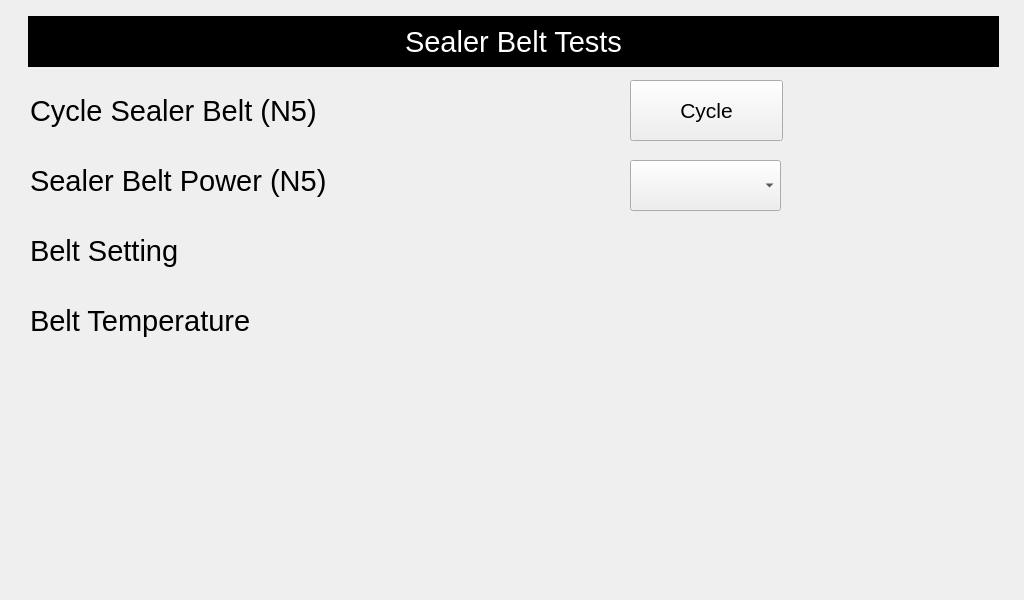
<?xml version="1.0" encoding="UTF-8"?>
<ui version="4.0">
 <class>serviceNewWrapperTestSealerBelt</class>
 <widget class="QWidget" name="serviceNewWrapperTestSealerBelt">
  <property name="geometry">
   <rect>
    <x>0</x>
    <y>0</y>
    <width>1024</width>
    <height>600</height>
   </rect>
  </property>
  <property name="font">
   <font>
    <pointsize>22</pointsize>
   </font>
  </property>
  <property name="windowTitle">
   <string>Form</string>
  </property>
  <widget class="QLabel" name="label">
   <property name="geometry">
    <rect>
     <x>28</x>
     <y>16</y>
     <width>971</width>
     <height>51</height>
    </rect>
   </property>
   <property name="font">
    <font>
     <pointsize>22</pointsize>
    </font>
   </property>
   <property name="styleSheet">
    <string notr="true">background-color: rgb(0, 0, 0);
color: rgb(255, 255, 255);</string>
   </property>
   <property name="text">
    <string>Sealer Belt Tests</string>
   </property>
   <property name="alignment">
    <set>Qt::AlignCenter</set>
   </property>
  </widget>
  <widget class="QLabel" name="lblProductNumber_2">
   <property name="geometry">
    <rect>
     <x>30</x>
     <y>90</y>
     <width>571</width>
     <height>41</height>
    </rect>
   </property>
   <property name="text">
    <string>Cycle Sealer Belt (N5)</string>
   </property>
   <property name="alignment">
    <set>Qt::AlignLeading|Qt::AlignLeft|Qt::AlignVCenter</set>
   </property>
  </widget>
  <widget class="QPushButton" name="btnCycleSealerBelt">
   <property name="geometry">
    <rect>
     <x>630</x>
     <y>80</y>
     <width>153</width>
     <height>61</height>
    </rect>
   </property>
   <property name="sizePolicy">
    <sizepolicy hsizetype="Preferred" vsizetype="Preferred">
     <horstretch>0</horstretch>
     <verstretch>0</verstretch>
    </sizepolicy>
   </property>
   <property name="minimumSize">
    <size>
     <width>129</width>
     <height>61</height>
    </size>
   </property>
   <property name="maximumSize">
    <size>
     <width>171</width>
     <height>61</height>
    </size>
   </property>
   <property name="font">
    <font>
     <pointsize>16</pointsize>
    </font>
   </property>
   <property name="text">
    <string>Cycle</string>
   </property>
  </widget>
  <widget class="QLabel" name="lblProductNumber_3">
   <property name="geometry">
    <rect>
     <x>30</x>
     <y>160</y>
     <width>571</width>
     <height>41</height>
    </rect>
   </property>
   <property name="text">
    <string>Sealer Belt Power (N5)</string>
   </property>
   <property name="alignment">
    <set>Qt::AlignLeading|Qt::AlignLeft|Qt::AlignVCenter</set>
   </property>
  </widget>
  <widget class="QLabel" name="lblProductNumber_4">
   <property name="geometry">
    <rect>
     <x>30</x>
     <y>230</y>
     <width>531</width>
     <height>41</height>
    </rect>
   </property>
   <property name="text">
    <string>Belt Setting</string>
   </property>
   <property name="alignment">
    <set>Qt::AlignLeading|Qt::AlignLeft|Qt::AlignVCenter</set>
   </property>
  </widget>
  <widget class="QLabel" name="lblProductNumber_5">
   <property name="geometry">
    <rect>
     <x>30</x>
     <y>300</y>
     <width>531</width>
     <height>41</height>
    </rect>
   </property>
   <property name="text">
    <string>Belt Temperature</string>
   </property>
   <property name="alignment">
    <set>Qt::AlignLeading|Qt::AlignLeft|Qt::AlignVCenter</set>
   </property>
  </widget>
  <widget class="QComboBox" name="cboxSealerBeltPower">
   <property name="geometry">
    <rect>
     <x>630</x>
     <y>160</y>
     <width>151</width>
     <height>51</height>
    </rect>
   </property>
  </widget>
  <widget class="QLabel" name="lblBeltSettingTemperature">
   <property name="geometry">
    <rect>
     <x>500</x>
     <y>230</y>
     <width>531</width>
     <height>41</height>
    </rect>
   </property>
   <property name="text">
    <string notr="true"/>
   </property>
   <property name="alignment">
    <set>Qt::AlignLeading|Qt::AlignLeft|Qt::AlignVCenter</set>
   </property>
  </widget>
  <widget class="QLabel" name="lblBeltTemperature">
   <property name="geometry">
    <rect>
     <x>500</x>
     <y>300</y>
     <width>531</width>
     <height>41</height>
    </rect>
   </property>
   <property name="text">
    <string notr="true"/>
   </property>
   <property name="alignment">
    <set>Qt::AlignLeading|Qt::AlignLeft|Qt::AlignVCenter</set>
   </property>
  </widget>
  <widget class="QLabel" name="lblBeltSettingTemperatureScale">
   <property name="geometry">
    <rect>
     <x>637</x>
     <y>230</y>
     <width>531</width>
     <height>41</height>
    </rect>
   </property>
   <property name="text">
    <string notr="true"/>
   </property>
   <property name="alignment">
    <set>Qt::AlignLeading|Qt::AlignLeft|Qt::AlignVCenter</set>
   </property>
  </widget>
  <widget class="QLabel" name="lblBeltTemperatureScale">
   <property name="geometry">
    <rect>
     <x>617</x>
     <y>300</y>
     <width>531</width>
     <height>41</height>
    </rect>
   </property>
   <property name="text">
    <string notr="true"/>
   </property>
   <property name="alignment">
    <set>Qt::AlignLeading|Qt::AlignLeft|Qt::AlignVCenter</set>
   </property>
  </widget>
 </widget>
 <resources/>
 <connections/>
</ui>
